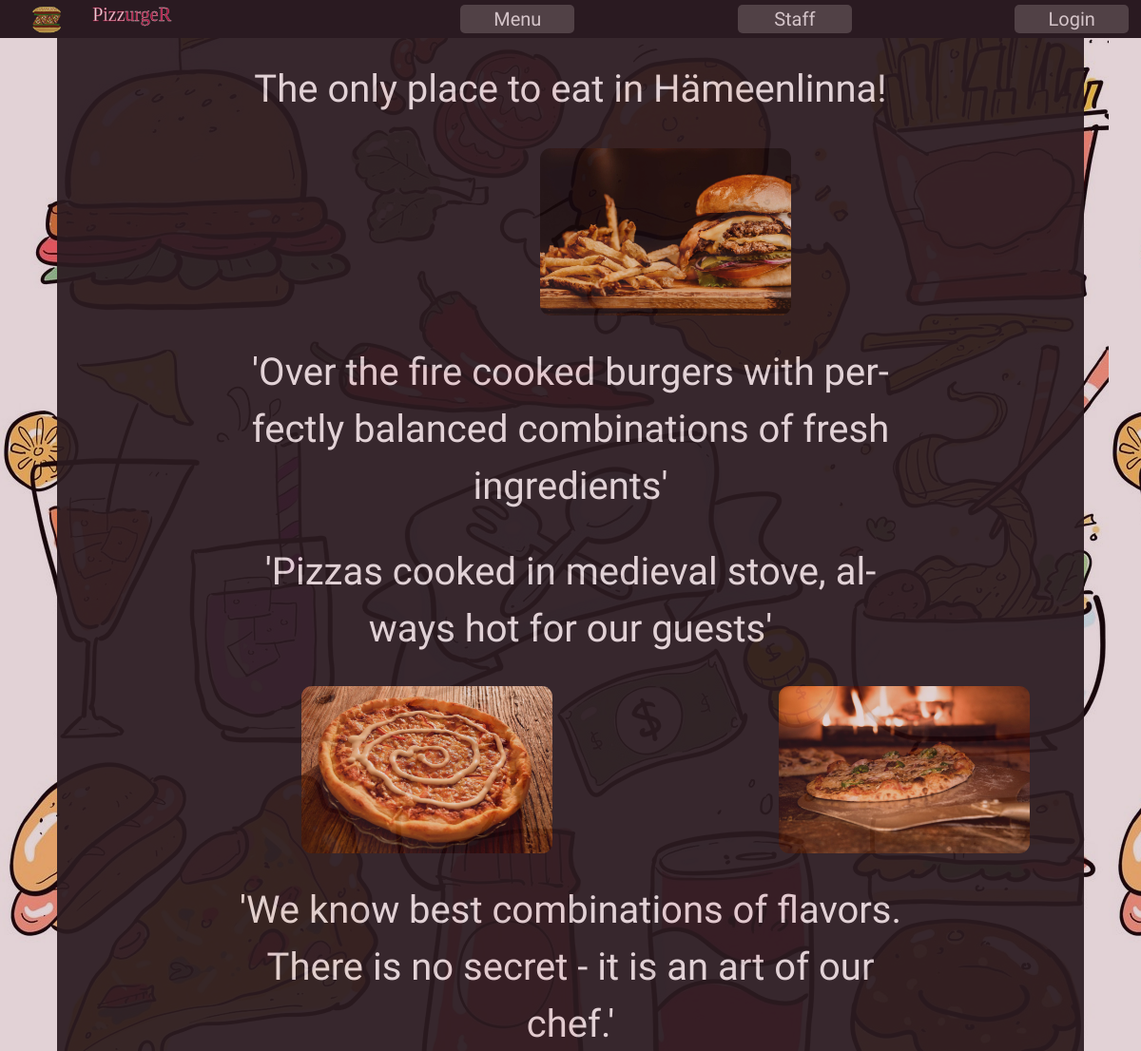
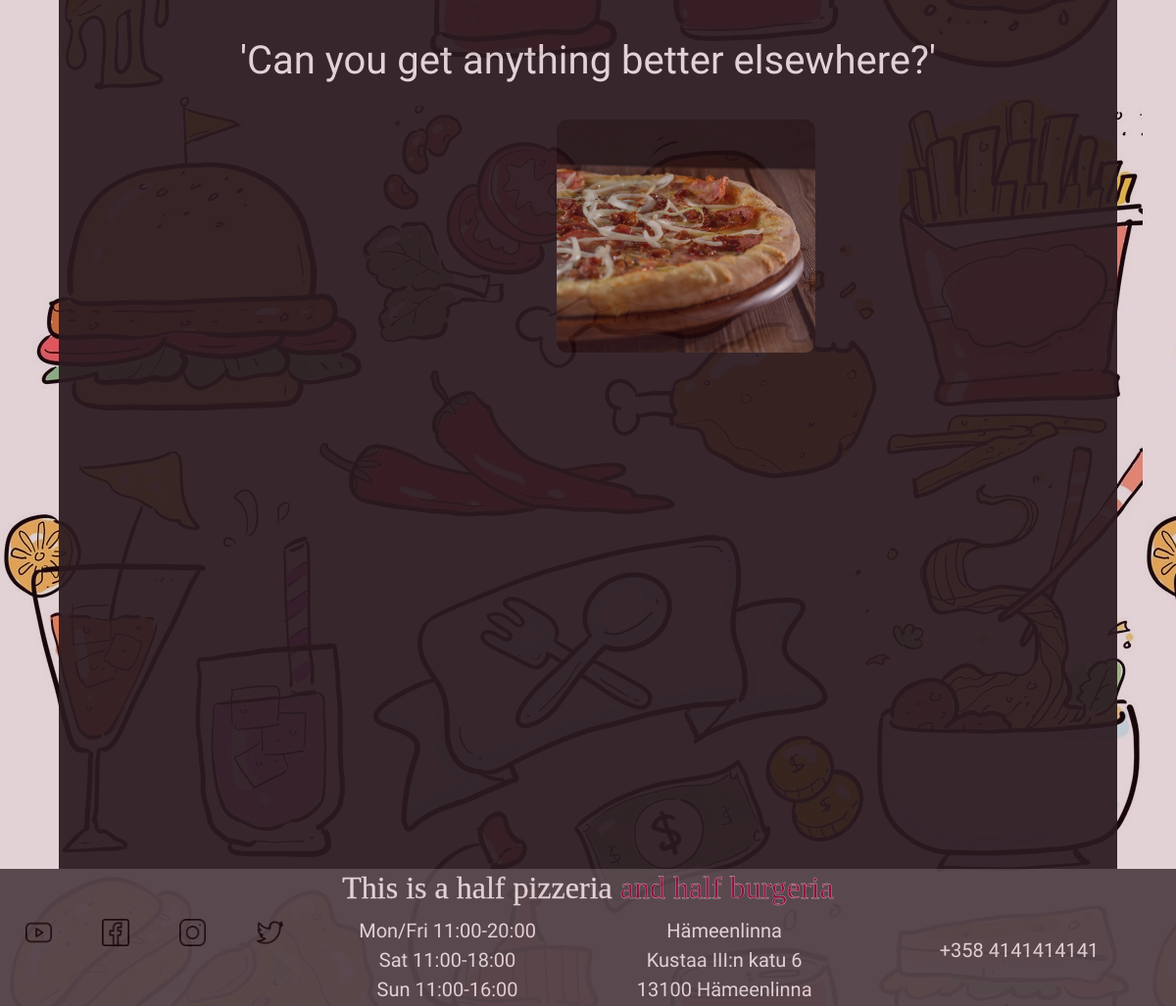
/layout/index.php, run on the app's committed database (2 pictures, top to bottom).
### tables this page shows
CREATE TABLE `main` (
  `id` int NOT NULL,
  `name` varchar(60) DEFAULT NULL,
  `img_name` varchar(60) NOT NULL,
  `img_link` varchar(60) NOT NULL,
  `text` varchar(200) NOT NULL,
  `visible` tinyint(1) NOT NULL
);

### layout/index.php (the view, shortened to what this page needs)
<?php include "header.php"?>
        <div class="cntrblock">
            <h1>The only place to eat in Hämeenlinna! </h1>
        </div>
        <?php
include "db.php";
$sql = "select * from main";
$result = $connection -> query($sql);
if($result->num_rows >0)
{
    $num = 1;
    while($row = $result -> fetch_assoc()){
        if ($num % 2 != 0){
            if("$row[visible]" == TRUE AND !isset($_SESSION["isadmin"])){
                echo "
                <div class='imgblock'><img src='$row[img_link]' alt='$row[img_name]'></div>
                <div class='txtblock'>'$row[text]'</div>
                ";
            }
        }
        else{
            if("$row[visible]" == TRUE AND !isset($_SESSION["isadmin"])){
                echo "
                <div class='txtblock'>'$row[text]'</div>
                <div class='imgblock'><img src='$row[img_link]' alt='$row[img_name]'></div>
                ";
            }
        }
        $num++;
    }
}
        ?>
        <div class="cntrblock">
            <iframe class="googlemap" src="https://www.google.com/maps/embed?pb=!1m18!1m12!1m3!1d1934.0928626833834!2d24.4601133!3d61.0034388!2m3!1f0!2f0!3f0!3m2!1i1024!2i768!4f13.1!3m3!1m2!1s0x468e5dbef602a7e1%3A0xcacad440ad4f93de!2sKustaa%20III%3An%20katu%206%2C%2013100%20H%C3%A4meenlinna!5e0!3m2!1sfi!2sfi!4v1674664626136!5m2!1sfi!2sfi" width="600" height="450" style="border:0;" allowfullscreen="" loading="lazy"></iframe>
        </div>
<?php include "footer.php"; ?>

### layout/style.css (style rules this page uses)
body { font-family: 'Ranga', cursive; font-size: 20px; vertical-align: middle; text-align: center; align-content: center; background-color: #6f2232; word-wrap: break-word; hyphens: auto; margin: 0; color: #ffff; position: relative; }
img { border-radius: 11px; width: 100%; }
.imgblock { min-width: 15vw; max-width: 22vw; height: auto; }
.txtblock { min-width: 60%; max-width: 70%; height: auto; flex-grow: auto; }
.cntrblock { min-width:90%; max-width: 100vw;; }
.googlemap { max-width: 90%; max-height: 5%; }

### layout/menu.css (style rules this page uses)
body { font-family: 'Ranga', cursive; font-size: 20px; vertical-align: middle; text-align: center; align-content: center; background-color: #6f2232; word-wrap: break-word; hyphens: auto; margin: 0; color: #ffff; position: relative; }
img { border-radius: 11px; width: 100%; }
.imgblock { min-width: 15vw; max-width: 22vw; height: auto; }
.txtblock { min-width: 60%; max-width: 70%; height: auto; flex-grow: auto; }
.cntrblock { min-width:90%; max-width: 100vw;; }
@media screen and (min-device-width: 450px) and (max-device-width: 900px) { .imgblock { margin-left:200px; } }

### layout/staff.css (style rules this page uses)
body { font-family: 'Ranga', cursive; font-size: 20px; vertical-align: middle; text-align: center; align-content: center; background-color: #6f2232; word-wrap: break-word; hyphens: auto; margin: 0; color: #ffff; position: relative; }
img { border-radius: 11px; width: 100%; }
.imgblock { min-width: 15vw; max-width: 22vw; height: auto; }
.txtblock { min-width: 60%; max-width: 70%; height: auto; flex-grow: auto; }
.cntrblock { min-width:90%; max-width: 100vw;; }

### layout/contact.css (style rules this page uses)
.googlemap { max-width: 80%; max-height: 8%; }

### data on the page
main: img_link+img_name (picture), text "Over the fire cooked burgers with perfectly balanced combinations of fresh ingredients"
main: text "Pizzas cooked in medieval stove, always hot for our guests", img_link+img_name (picture)
main: img_link+img_name (picture), text "We know best combinations of flavors. There is no secret - it is an art of our chef."
main: text "Can you get anything better elsewhere?", img_link+img_name (picture)
